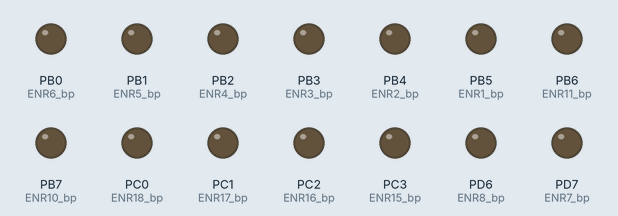
Simulated run of this program. Board: ATmega328P, built with avr-gcc and emulated at 1 MHz. On the bench: output pins drawn as LEDs (lit = HIGH). Sleep ends after the set time or at an interrupt.

Above: at 0.1 s.
At 15.4 s:
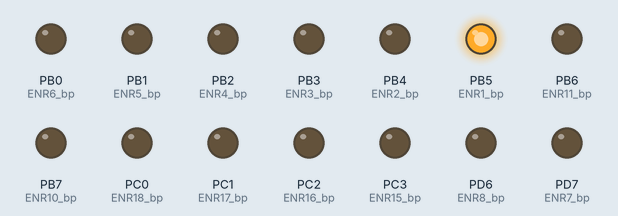
At 30.8 s:
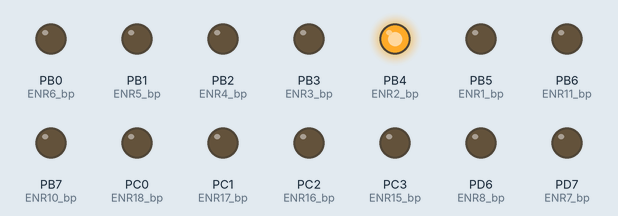
At 61.5 s:
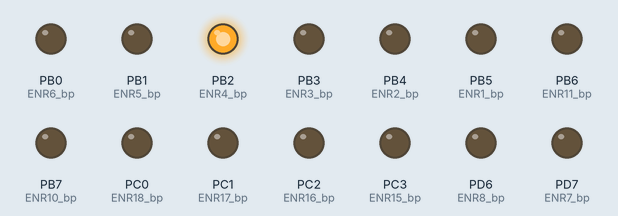
At 92.2 s:
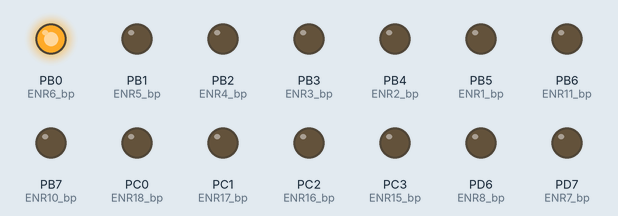
At 122.9 s:
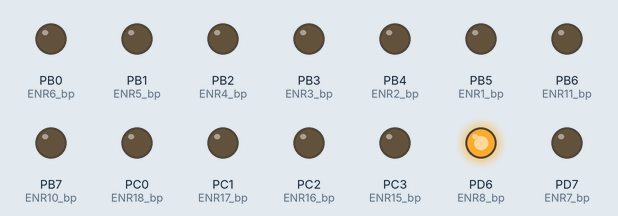
Timing chart, 0 to 124.4 s (numbered marks = the images above):
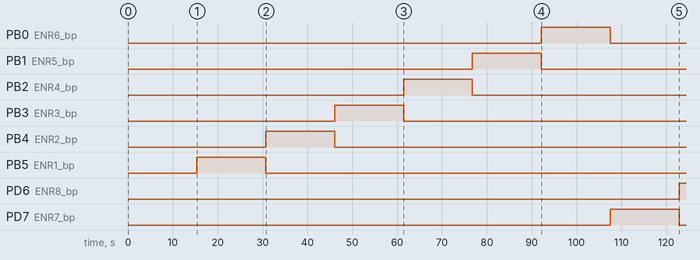

The program:

main.c
```c
#include <avr/io.h>
#include <util/delay.h>
#include "lowpower.h"
#include "res.h"

#define  DELAY 10000

int main(void){
  Sleep_Init();
  ProgRes_Init();
  ProgRes_Disable_All();
  _delay_ms(DELAY);

  uint8_t res_en=0;
  while(1){

	  if(WDT_Get_Ticks()%15==0){
	    ProgRes_Clear_Update_Complete_Status();
		res_en++;
	    if(res_en>18){
	      res_en=1;
	    }
	  }

	  ProgRes_Enable_Resistor_Update(res_en);
	  Deep_Sleep();
  }
}
```

lowpower.c
```c
#include <avr/io.h>
#include <util/delay.h>
#include <avr/interrupt.h>
#include <avr/sleep.h>

volatile uint32_t WDT_Ticks=0;

void Deep_Sleep(void){
  sleep_enable();
  sleep_bod_disable();
  sei();
  sleep_cpu();
  sleep_disable();
}

void ADC_Disable(void){
  ADCSRA &=~ (1<<ADEN);
}

void Analog_Comparator_Disable(void){
  ACSR   &=~ (1<<ACD) ;
}

uint32_t WDT_Get_Ticks(void){
  return WDT_Ticks;
}


void Sleep_Init(void){
  cli();
  WDTCSR=(1<<WDCE)|(1<<WDE);
  WDTCSR=(1<<WDP1)|(1<<WDP2)|(1<<WDIE);
  sei();
  set_sleep_mode(SLEEP_MODE_PWR_DOWN);
  ADC_Disable();
  Analog_Comparator_Disable();
}

ISR(WDT_vect){
  WDTCSR|=(1<<WDIE);
  WDT_Ticks++;
}
```

lowpower.h
```c
void     Deep_Sleep(void);
void     ADC_Disable(void);
void     Analog_Comparator_Disable(void);
uint32_t WDT_Get_Ticks(void);
void     Sleep_Init(void);
```

res.c
```c
#include <avr/io.h>
#include <util/delay.h>

#define  ENR1_DDR   DDRB
#define  ENR1_PORT  PORTB
#define  ENR1_bp    5

#define  ENR2_DDR   DDRB
#define  ENR2_PORT  PORTB
#define  ENR2_bp    4

#define  ENR3_DDR   DDRB
#define  ENR3_PORT  PORTB
#define  ENR3_bp    3

#define  ENR4_DDR   DDRB
#define  ENR4_PORT  PORTB
#define  ENR4_bp    2

#define  ENR5_DDR   DDRB
#define  ENR5_PORT  PORTB
#define  ENR5_bp    1

#define  ENR6_DDR   DDRB
#define  ENR6_PORT  PORTB
#define  ENR6_bp    0

#define  ENR7_DDR   DDRD
#define  ENR7_PORT  PORTD
#define  ENR7_bp    7

#define  ENR8_DDR   DDRD
#define  ENR8_PORT  PORTD
#define  ENR8_bp    6

#define  ENR9_DDR   DDRD
#define  ENR9_PORT  PORTD
#define  ENR9_bp    5

#define  ENR10_DDR  DDRB
#define  ENR10_PORT PORTB
#define  ENR10_bp   7

#define  ENR11_DDR  DDRB
#define  ENR11_PORT PORTB
#define  ENR11_bp   6

#define  ENR12_DDR  DDRD
#define  ENR12_PORT PORTD
#define  ENR12_bp   4

#define  ENR13_DDR  DDRD
#define  ENR13_PORT PORTD
#define  ENR13_bp   3

#define  ENR14_DDR  DDRD
#define  ENR14_PORT PORTD
#define  ENR14_bp   2

#define  ENR15_DDR  DDRC
#define  ENR15_PORT PORTC
#define  ENR15_bp   3

#define  ENR16_DDR  DDRC
#define  ENR16_PORT PORTC
#define  ENR16_bp   2

#define  ENR17_DDR  DDRC
#define  ENR17_PORT PORTC
#define  ENR17_bp   1

#define  ENR18_DDR  DDRC
#define  ENR18_PORT PORTC
#define  ENR18_bp   0

uint8_t  update_complete=0;

void ProgRes_Init(void){
  ENR1_DDR  |= (1<<ENR1_bp);
  ENR2_DDR  |= (1<<ENR2_bp);
  ENR3_DDR  |= (1<<ENR3_bp);
  ENR4_DDR  |= (1<<ENR4_bp);
  ENR5_DDR  |= (1<<ENR5_bp);
  ENR6_DDR  |= (1<<ENR6_bp);
  ENR7_DDR  |= (1<<ENR7_bp);
  ENR8_DDR  |= (1<<ENR8_bp);
  ENR9_DDR  |= (1<<ENR9_bp);
  ENR10_DDR |= (1<<ENR10_bp);
  ENR11_DDR |= (1<<ENR11_bp);
  ENR12_DDR |= (1<<ENR12_bp);
  ENR13_DDR |= (1<<ENR13_bp);
  ENR14_DDR |= (1<<ENR14_bp);
  ENR15_DDR |= (1<<ENR15_bp);
  ENR16_DDR |= (1<<ENR16_bp);
  ENR17_DDR |= (1<<ENR17_bp);
  ENR18_DDR |= (1<<ENR18_bp);
  ENR1_PORT &=~(1<<ENR1_bp);
  ENR2_PORT &=~(1<<ENR2_bp);
  ENR3_PORT &=~(1<<ENR3_bp);
  ENR4_PORT &=~(1<<ENR4_bp);
  ENR5_PORT &=~(1<<ENR5_bp);
  ENR6_PORT &=~(1<<ENR6_bp);
  ENR7_PORT &=~(1<<ENR7_bp);
  ENR8_PORT &=~(1<<ENR8_bp);
  ENR9_PORT &=~(1<<ENR9_bp);
  ENR10_PORT&=~(1<<ENR10_bp);
  ENR11_PORT&=~(1<<ENR11_bp);
  ENR12_PORT&=~(1<<ENR12_bp);
  ENR13_PORT&=~(1<<ENR13_bp);
  ENR14_PORT&=~(1<<ENR14_bp);
  ENR15_PORT&=~(1<<ENR15_bp);
  ENR16_PORT&=~(1<<ENR16_bp);
  ENR17_PORT&=~(1<<ENR17_bp);
  ENR18_PORT&=~(1<<ENR18_bp);
}

void ProgRes_Disable_All(void){
  ENR1_PORT &=~(1<<ENR1_bp);
  ENR2_PORT &=~(1<<ENR2_bp);
  ENR3_PORT &=~(1<<ENR3_bp);
  ENR4_PORT &=~(1<<ENR4_bp);
  ENR5_PORT &=~(1<<ENR5_bp);
  ENR6_PORT &=~(1<<ENR6_bp);
  ENR7_PORT &=~(1<<ENR7_bp);
  ENR8_PORT &=~(1<<ENR8_bp);
  ENR9_PORT &=~(1<<ENR9_bp);
  ENR10_PORT&=~(1<<ENR10_bp);
  ENR11_PORT&=~(1<<ENR11_bp);
  ENR12_PORT&=~(1<<ENR12_bp);
  ENR13_PORT&=~(1<<ENR13_bp);
  ENR14_PORT&=~(1<<ENR14_bp);
  ENR15_PORT&=~(1<<ENR15_bp);
  ENR16_PORT&=~(1<<ENR16_bp);
  ENR17_PORT&=~(1<<ENR17_bp);
  ENR18_PORT&=~(1<<ENR18_bp);
}

void ProgRes_Enable_Resistor1(void){
  ENR1_PORT |= (1<<ENR1_bp);
}

void ProgRes_Enable_Resistor2(void){
  ENR2_PORT |= (1<<ENR2_bp);
}

void ProgRes_Enable_Resistor3(void){
  ENR3_PORT |= (1<<ENR3_bp);
}

void ProgRes_Enable_Resistor4(void){
  ENR4_PORT |= (1<<ENR4_bp);
}

void ProgRes_Enable_Resistor5(void){
  ENR5_PORT |= (1<<ENR5_bp);
}

void ProgRes_Enable_Resistor6(void){
  ENR6_PORT |= (1<<ENR6_bp);
}

void ProgRes_Enable_Resistor7(void){
  ENR7_PORT |= (1<<ENR7_bp);
}

void ProgRes_Enable_Resistor8(void){
  ENR8_PORT |= (1<<ENR8_bp);
}

void ProgRes_Enable_Resistor9(void){
  ENR9_PORT |= (1<<ENR9_bp);
}

void ProgRes_Enable_Resistor10(void){
  ENR10_PORT |= (1<<ENR10_bp);
}

void ProgRes_Enable_Resistor11(void){
  ENR11_PORT |= (1<<ENR11_bp);
}

void ProgRes_Enable_Resistor12(void){
  ENR12_PORT |= (1<<ENR12_bp);
}

void ProgRes_Enable_Resistor13(void){
  ENR13_PORT |= (1<<ENR13_bp);
}

void ProgRes_Enable_Resistor14(void){
  ENR14_PORT |= (1<<ENR14_bp);
}

void ProgRes_Enable_Resistor15(void){
  ENR15_PORT |= (1<<ENR15_bp);
}

void ProgRes_Enable_Resistor16(void){
  ENR16_PORT |= (1<<ENR16_bp);
}

void ProgRes_Enable_Resistor17(void){
  ENR17_PORT |= (1<<ENR17_bp);
}

void ProgRes_Enable_Resistor18(void){
  ENR18_PORT |= (1<<ENR18_bp);
}

void ProgRes_Enable_Resistor(uint8_t res){
  if      (res==1){
    ProgRes_Enable_Resistor1();
  }else if(res==2){
    ProgRes_Enable_Resistor2();
  }else if(res==3){
    ProgRes_Enable_Resistor3();
  }else if(res==4){
    ProgRes_Enable_Resistor4();
  }else if(res==5){
    ProgRes_Enable_Resistor5();
  }else if(res==6){
    ProgRes_Enable_Resistor6();
  }else if(res==7){
    ProgRes_Enable_Resistor7();
  }else if(res==8){
    ProgRes_Enable_Resistor8();
  }else if(res==9){
    ProgRes_Enable_Resistor9();
  }else if(res==10){
    ProgRes_Enable_Resistor10();
  }else if(res==11){
    ProgRes_Enable_Resistor11();
  }else if(res==12){
    ProgRes_Enable_Resistor12();
  }else if(res==13){
    ProgRes_Enable_Resistor13();
  }else if(res==14){
    ProgRes_Enable_Resistor14();
  }else if(res==15){
    ProgRes_Enable_Resistor15();
  }else if(res==16){
    ProgRes_Enable_Resistor16();
  }else if(res==17){
    ProgRes_Enable_Resistor17();
  }else if(res==18){
    ProgRes_Enable_Resistor18();
  }
}

uint8_t ProgRes_Get_Update_Complete_Status(void){
  return update_complete;
}

void ProgRes_Set_Update_Complete_Status(void){
  update_complete=1;
}

void ProgRes_Clear_Update_Complete_Status(void){
  update_complete=0;
}

void ProgRes_Enable_Resistor_Update(uint8_t res){
  if(!ProgRes_Get_Update_Complete_Status()){
    ProgRes_Disable_All();
    ProgRes_Enable_Resistor(res);
	ProgRes_Set_Update_Complete_Status();
  }
}
```

res.h
```c
void     ProgRes_Init(void);
void     ProgRes_Disable_All(void);
void     ProgRes_Enable_Resistor1(void);
void     ProgRes_Enable_Resistor2(void);
void     ProgRes_Enable_Resistor3(void);
void     ProgRes_Enable_Resistor4(void);
void     ProgRes_Enable_Resistor5(void);
void     ProgRes_Enable_Resistor6(void);
void     ProgRes_Enable_Resistor7(void);
void     ProgRes_Enable_Resistor8(void);
void     ProgRes_Enable_Resistor9(void);
void     ProgRes_Enable_Resistor10(void);
void     ProgRes_Enable_Resistor11(void);
void     ProgRes_Enable_Resistor12(void);
void     ProgRes_Enable_Resistor13(void);
void     ProgRes_Enable_Resistor14(void);
void     ProgRes_Enable_Resistor15(void);
void     ProgRes_Enable_Resistor16(void);
void     ProgRes_Enable_Resistor17(void);
void     ProgRes_Enable_Resistor18(void);
void     ProgRes_Enable_Resistor(uint8_t res);
uint8_t  ProgRes_Get_Update_Complete_Status(void);
void     ProgRes_Set_Update_Complete_Status(void);
void     ProgRes_Clear_Update_Complete_Status(void);
void     ProgRes_Enable_Resistor_Update(uint8_t res);
```

uart.c
```c
/*
 * File:   uart.c
 * Author: MD. Faridul Islam
 * Atmega328P UART Library
 * Created on October 30, 2022, 19:00
 */

#include <avr/io.h>
#include <util/delay.h>
#include <avr/interrupt.h>

#define  UART_DOUBLE_SPEED
#define  UART_ENABLE_TX
#define  UART_ENABLE_RX
#define  UART_ENABLE_RX_INT
#define  UART_CIRCULAR_BUFFER_READ
//#define  UART_LAST_RECEIVED_TIMESTAMP
#define  UART_AUXILIARY_PRINT_FUNCTIONS
#define  UART_DEBUG_DATA_PRINT_FUNCTIONS
#define  UART_BUFFER_SIZE       32

typedef struct uart_t{
  volatile uint8_t   Error;
  uint8_t            Digits[8];
  uint8_t            InputNumberDigits;

  #ifdef UART_ENABLE_RX_INT
  volatile uint8_t   Buffer[UART_BUFFER_SIZE];
  volatile uint16_t  BufferSize;
  volatile uint16_t  BufferIndex;
  #endif

  #ifdef UART_CIRCULAR_BUFFER_READ
  volatile uint16_t  AvailableBytes;
  volatile uint16_t  ReadIndex;
  #endif

  #ifdef UART_LAST_RECEIVED_TIMESTAMP
  volatile uint32_t  LastRecivedTimeStamp;
  #endif
}uart_t;


#ifdef UART_LAST_RECEIVED_TIMESTAMP
#include "timebase.h"
#endif

static uart_t UART;


void UART_Config_GPIO(void){

}

void UART_Config_Clock(void){

}

void UART_Config_BAUD_Rate(uint32_t baud_rate){
  #ifdef UART_DOUBLE_SPEED
  uint32_t UBRR_VAL = ((F_CPU/8)/baud_rate)-1 ;
  UCSR0A|=(1<<U2X0);
  #else
  UCSR0A&=~(1<<U2X0);
  uint32_t UBRR_VAL = ((F_CPU/16)/baud_rate)-1 ;
  #endif
  UBRR0H = (UBRR_VAL >> 8) & 0xFF;
  UBRR0L = UBRR_VAL & 0xFF ;
}


void UART_Config_Transmitter(void){
  UCSR0B|=(1<<TXEN0);
  UCSR0C=(1<<UCSZ00)| (1<<UCSZ01);
}


void UART_Config_Receiver(void){
  UCSR0B|=(1<<RXEN0);
  UCSR0C=(1<<UCSZ00)| (1<<UCSZ01);
}

void UART_Config_Receiver_Interrupt(void){
  UCSR0B|=(1<<RXCIE0);
  sei();
}

void UART_Transmit_Byte(uint8_t val){
  while(!(UCSR0A & (1<<UDRE0)));
  UDR0=val;
}

uint8_t UART_Receive_Byte(void){
  volatile uint8_t val=0;
  if( UCSR0A & (1<<FE0) ){
    val=UDR0;
    UART.Error=0x01;
  }else if(UCSR0A & (1<<DOR0) ){
    val=UDR0;
    UART.Error=0x02;
  }else{
    val=UDR0;
    UART.Error=0x00;
  }
  return val;
}

#ifdef UART_LAST_RECEIVED_TIMESTAMP
uint32_t UART_Reference_Time(void){
  return Timebase_Timer_Get_SubSeconds();
}
#endif


void UART_Struct_Init(void){
  UART.Error=0;
  for(uint8_t i=0;i<8;i++){
    UART.Digits[i]=0;
  }
  UART.InputNumberDigits=0;

  #ifdef UART_ENABLE_RX_INT
  UART.BufferSize=UART_BUFFER_SIZE;
  UART.BufferIndex=0;
  for(uint8_t i=0;i<UART.BufferSize;i++){
    UART.Buffer[i]=0;
  }
  #endif

  #ifdef UART_CIRCULAR_BUFFER_READ
  UART.AvailableBytes=0;
  UART.ReadIndex=0;
  #endif

  #ifdef UART_LAST_RECEIVED_TIMESTAMP
  UART.LastRecivedTimeStamp=0;
  #endif
}


#ifdef UART_AUXILIARY_PRINT_FUNCTIONS
void UART_Transmit_Byte_Hex(uint32_t val){
  uint16_t hex_digit, index=0, loop_counter=0;
  if(val <= 0xFF){
    index=8;
    loop_counter=2;
  }else if(val <= 0xFFFF){
    index=16;
    loop_counter=4;
  }else{
    index=32;
    loop_counter=8;
  }
  UART_Transmit_Byte('0');
  UART_Transmit_Byte('x');
	for(uint8_t i=0;i<loop_counter;i++){
	  index-=4;
	  hex_digit=(uint8_t)((val>>index) & 0x0F);
	  if(hex_digit>9){
	    hex_digit+=55;
	  }else {
	    hex_digit+=48;
	  }
	  UART_Transmit_Byte((uint8_t)hex_digit);
	}
}
#endif


#ifdef UART_AUXILIARY_PRINT_FUNCTIONS
void UART_Transmit_Byte_Bin(uint32_t val){
  uint8_t loop_counter=0;
  if(val <= 0xFF){
    loop_counter=7;
  }else if(val <= 0xFFFF){
    loop_counter=15;
  }else{
    loop_counter=31;
  }

  UART_Transmit_Byte('0');
  UART_Transmit_Byte('b');
  for(int i=loop_counter; i>=0; i--){
    if( (val>>i) & 1){
      UART_Transmit_Byte( 49 );
    }else{
      UART_Transmit_Byte( 48 );
    }
  }
}
#endif


void UART_Transmit_New_Line(void){
  UART_Transmit_Byte('\r');
  UART_Transmit_Byte('\n');
}

void UART_Transmit_Space(void){
  UART_Transmit_Byte(' ');
}

void UART_Transmit_Text(char *str){
    uint8_t i=0;
    while(str[i]!='\0'){
        UART_Transmit_Byte(str[i]);
        i++;
    }
}

void UART_Transmit_Text_NL(char *str){
  UART_Transmit_Text(str);
  UART_Transmit_New_Line();
}

void UART_Determine_Digit_Numbers(uint32_t num){
  uint8_t i=0;
  if(num==0){
    UART.Digits[0]=0;
    UART.InputNumberDigits=1;
  }else{
    while(num!=0){
      UART.Digits[i]=num%10;
      num/=10;
      i++;
    }
	UART.InputNumberDigits=i;
  }
}

void UART_Transmit_Number_Digits(void){
  for(uint8_t i=UART.InputNumberDigits; i>0; i--){
    uint8_t temp=i;
    temp-=1;
    temp=UART.Digits[temp];
    temp+=48;
    UART_Transmit_Byte(temp);
  }
}

void UART_Transmit_Number(int32_t num){
  if(num<0){UART_Transmit_Byte('-');num=-num;}
  UART_Determine_Digit_Numbers((uint32_t)num);
  UART_Transmit_Number_Digits();
}

void UART_Transmit_Number_NL(int32_t num){
  UART_Transmit_Number(num);
  UART_Transmit_New_Line();
}

void UART_Transmit_Number_SP(int32_t num){
  UART_Transmit_Number(num);
  UART_Transmit_Space();
}


#ifdef UART_DEBUG_DATA_PRINT_FUNCTIONS
void UART_Transmit_Fixed_Digit_Number(int32_t num, uint8_t digits){
  if(num<0){UART_Transmit_Byte('-');num=-num;}
  UART_Determine_Digit_Numbers((uint32_t)num);
  for(int i=0;i<(digits-UART.InputNumberDigits);i++){
    UART_Transmit_Byte(48);
  }
  UART_Transmit_Number_Digits();
}
#endif


#ifdef UART_DEBUG_DATA_PRINT_FUNCTIONS
void UART_Print_Debug_Data(int *data_in){
  for(int i=1;i<=data_in[0];i++){
    UART_Transmit_Fixed_Digit_Number(data_in[i], 4);
    UART_Transmit_Text("  ");
  }
}
#endif


#ifdef UART_CIRCULAR_BUFFER_READ
uint8_t UART_Read_From_Buffer(uint16_t index){
  return UART.Buffer[index];
}
#endif


#ifdef UART_CIRCULAR_BUFFER_READ
uint16_t UART_Current_Buffer_Index(void){
  return UART.BufferIndex;
}
#endif


#ifdef UART_CIRCULAR_BUFFER_READ
uint16_t UART_Current_Read_Index(void){
  return UART.ReadIndex;
}
#endif


#ifdef UART_CIRCULAR_BUFFER_READ
uint16_t UART_Bytes_Available_To_Read(void){
  return UART.AvailableBytes;
}
#endif


#ifdef UART_CIRCULAR_BUFFER_READ
uint8_t UART_Read(void){
  uint8_t current_byte=UART.Buffer[UART.ReadIndex];
  UART.ReadIndex++;
  if(UART.ReadIndex>=UART.BufferSize){
    UART.ReadIndex=0;
  }
  if(UART.AvailableBytes>0){
    UART.AvailableBytes--;
  }
  return current_byte;
}
#endif

uint8_t UART_Last_Received_Byte(void){
  if( UART_Current_Buffer_Index() == 0 ){
    return UART_Read_From_Buffer(UART.BufferSize-1);
  }else{
    return UART_Read_From_Buffer(UART_Current_Buffer_Index()-1);
  }
}

void UART_Flush_Buffer(void){
  #ifdef UART_ENABLE_RX_INT
  UART.Error=0x00;
  for(uint16_t i=0;i<UART.BufferSize;i++){
    UART.Buffer[i]=0x00;
  }
  UART.BufferIndex=0;

  #ifdef UART_CIRCULAR_BUFFER_READ
  UART.ReadIndex=0;
  UART.AvailableBytes=0;
  #endif

  #endif
}


#ifdef UART_LAST_RECEIVED_TIMESTAMP
uint32_t UART_Last_Byte_Recevied_Time_Stamp(void){
  return UART.LastRecivedTimeStamp;
}
#endif


#ifdef UART_ENABLE_RX_INT
void UART_Interrupt_Service_Routine(void){
  volatile uint8_t received_byte=0;
  received_byte=UART_Receive_Byte();
  if(UART.Error==0x00){
    UART.Buffer[UART.BufferIndex]=received_byte;
    UART.BufferIndex++;
	if(UART.BufferIndex>=UART.BufferSize){
      UART.BufferIndex=0;
    }

    #ifdef UART_CIRCULAR_BUFFER_READ
    UART.AvailableBytes++;
    if(UART.AvailableBytes>UART.BufferSize){
      UART.AvailableBytes=UART.BufferSize;
      UART.ReadIndex++;
      if(UART.ReadIndex>=UART.BufferSize){
        UART.ReadIndex=0;
      }
    }
    #endif


    #ifdef UART_LAST_RECEIVED_TIMESTAMP
      UART.LastRecivedTimeStamp=UART_Reference_Time();
    #endif
  }
}
#endif


void UART_Init(uint32_t baud){
  UART_Struct_Init();
  UART_Config_GPIO();
  UART_Config_Clock();
  UART_Config_BAUD_Rate(baud);

  #ifdef UART_ENABLE_TX
  UART_Config_Transmitter();
  #endif

  #ifdef UART_ENABLE_RX
  UART_Config_Receiver();
  #endif

  #ifdef UART_ENABLE_RX_INT
  UART_Config_Receiver_Interrupt();
  #endif
}


#ifdef UART_ENABLE_RX_INT
ISR(USART_RX_vect){
  UART_Interrupt_Service_Routine();
}
#endif
```

Source omitted: timebase.c (17511 bytes)

Measured:
- by itself, PB0 (ENR6_bp): LOW → HIGH at 92.2 s, → LOW 15.4 s later
- by itself, PB1 (ENR5_bp): LOW → HIGH at 76.8 s, → LOW 15.4 s later
- by itself, PB2 (ENR4_bp): LOW → HIGH at 61.4 s, → LOW 15.4 s later
- by itself, PB3 (ENR3_bp): LOW → HIGH at 46.1 s, → LOW 15.4 s later
- by itself, PB4 (ENR2_bp): LOW → HIGH at 30.7 s, → LOW 15.4 s later
- by itself, PB5 (ENR1_bp): LOW → HIGH at 15.4 s, → LOW 15.4 s later
- by itself, PD6 (ENR8_bp): LOW → HIGH at 123 s
- by itself, PD7 (ENR7_bp): LOW → HIGH at 108 s, → LOW 15.4 s later
